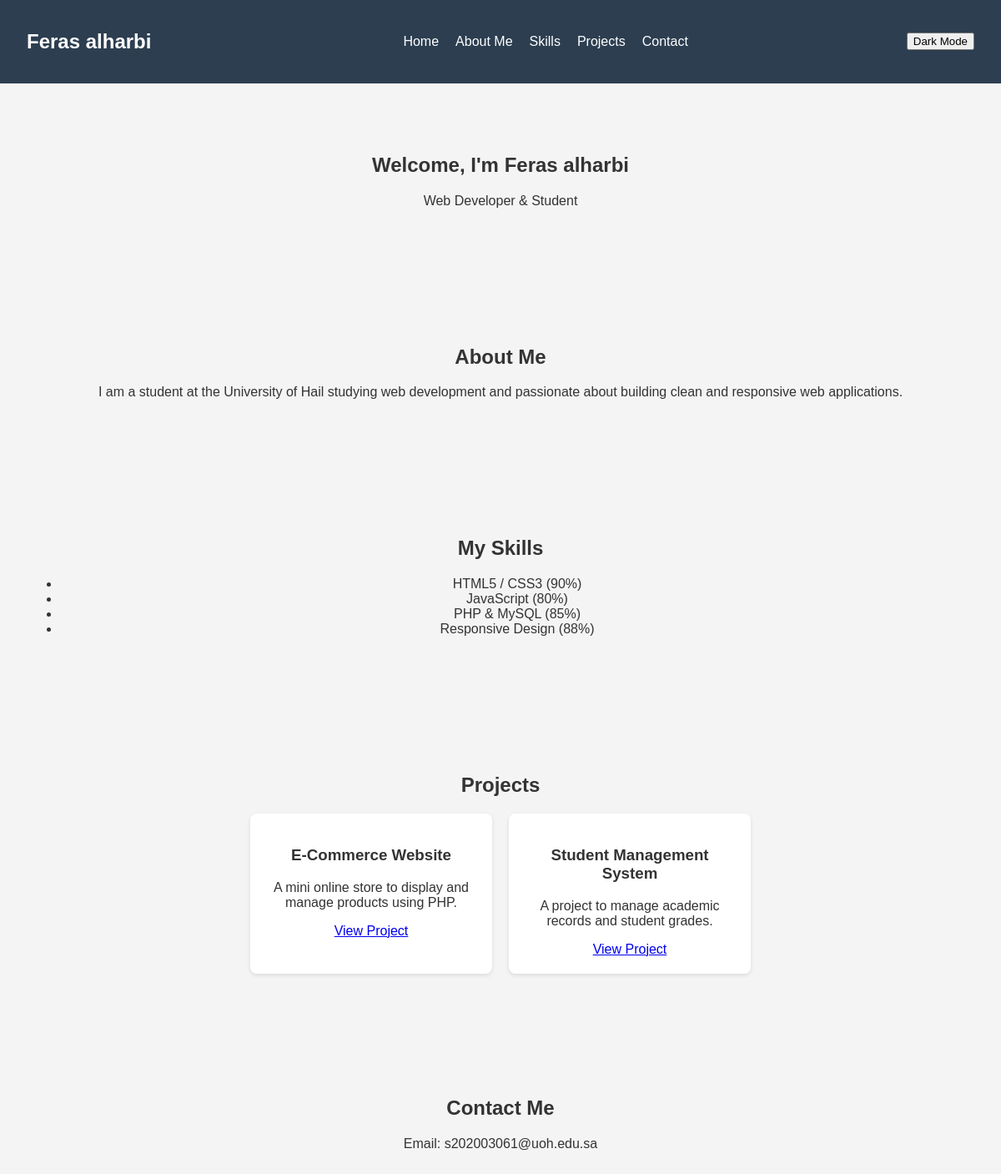
The page / on the database its author committed.
### tables this page shows
CREATE TABLE `profile` (
  `id` int(11) NOT NULL,
  `name` varchar(100) DEFAULT NULL,
  `title` varchar(150) DEFAULT NULL,
  `bio` text DEFAULT NULL,
  `email` varchar(100) DEFAULT NULL
);

CREATE TABLE `skills` (
  `id` int(11) NOT NULL,
  `skill_name` varchar(50) DEFAULT NULL,
  `proficiency` int(11) DEFAULT NULL
);

CREATE TABLE `projects` (
  `id` int(11) NOT NULL,
  `project_title` varchar(100) DEFAULT NULL,
  `project_description` text DEFAULT NULL,
  `project_link` varchar(255) DEFAULT NULL
);

### index.php (the view, shortened to what this page needs)
<?php
include 'db.php';
$profile_result = $conn->query("SELECT * FROM profile WHERE id=1");
$profile = $profile_result->fetch_assoc();
$skills_result = $conn->query("SELECT * FROM skills");
$projects_result = $conn->query("SELECT * FROM projects");
?>
<!DOCTYPE html>
<html lang="en">
<head>
    <link rel="stylesheet" href="style.css">
</head>
<body>
    <nav>
        <h2><?php echo $profile['name']; ?></h2>
        <ul>
            <li><a href="#home">Home</a></li>
            <li><a href="#about">About Me</a></li>
            <li><a href="#skills">Skills</a></li>
            <li><a href="#projects">Projects</a></li>
            <li><a href="#contact">Contact</a></li>
        </ul>
        <button id="darkModeToggle">Dark Mode</button>
    </nav>
    <section id="home">
        <h1>Welcome, I'm <?php echo $profile['name']; ?></h1>
        <p><?php echo $profile['title']; ?></p>
    </section>
     <section id="about">
        <h2>About Me</h2>
        <p><?php echo $profile['bio']; ?></p>
    </section>
    <section id="skills">
        <h2>My Skills</h2>
        <ul>
            <?php while($skill = $skills_result->fetch_assoc()) { ?>
                <li><?php echo $skill['skill_name']; ?> (<?php echo $skill['proficiency']; ?>%)</li>
            <?php } ?>
        </ul>
    </section>
    <section id="projects">
        <h2>Projects</h2>
        <div class="projects-grid">
            <?php while($project = $projects_result->fetch_assoc()) { ?>
                <div class="card">
                    <h3><?php echo $project['project_title']; ?></h3>
                    <p><?php echo $project['project_description']; ?></p>
                    <a href="<?php echo $project['project_link']; ?>">View Project</a>
                </div>
            <?php } ?>
        </div>
    </section>
    <section id="contact">
        <h2>Contact Me</h2>
        <p>Email: <?php echo $profile['email']; ?></p>
    </section>
</body>
</html>

### style.css (style rules this page uses)
body { font-family: Arial, sans-serif; margin: 0; padding: 0; background-color: #f4f4f4; color: #333; transition: background 0.3s, color 0.3s; }
nav { display: flex; justify-content: space-between; align-items: center; background: #2c3e50; color: white; padding: 1rem 2rem; }
nav ul { list-style: none; display: flex; gap: 20px; }
nav ul li a { color: white; text-decoration: none; }
section { padding: 4rem 2rem; text-align: center; }
.projects-grid { display: flex; justify-content: center; gap: 20px; flex-wrap: wrap; }
.card { background: white; padding: 20px; border-radius: 8px; width: 250px; box-shadow: 0 2px 5px rgba(0,0,0,0.1); }

### rows shown on the page
profile: name "Feras alharbi", title "Web Developer & Student", bio "I am a student at the University of Hail studying web development and passionate about building clean and responsive web applications.", email "s202003061@uoh.edu.sa"
skills: skill_name "HTML5 / CSS3", proficiency "90"
skills: skill_name "JavaScript", proficiency "80"
skills: skill_name "PHP & MySQL", proficiency "85"
skills: skill_name "Responsive Design", proficiency "88"
projects: project_title "E-Commerce Website", project_description "A mini online store to display and manage products using PHP."
projects: project_title "Student Management System", project_description "A project to manage academic records and student grades."
